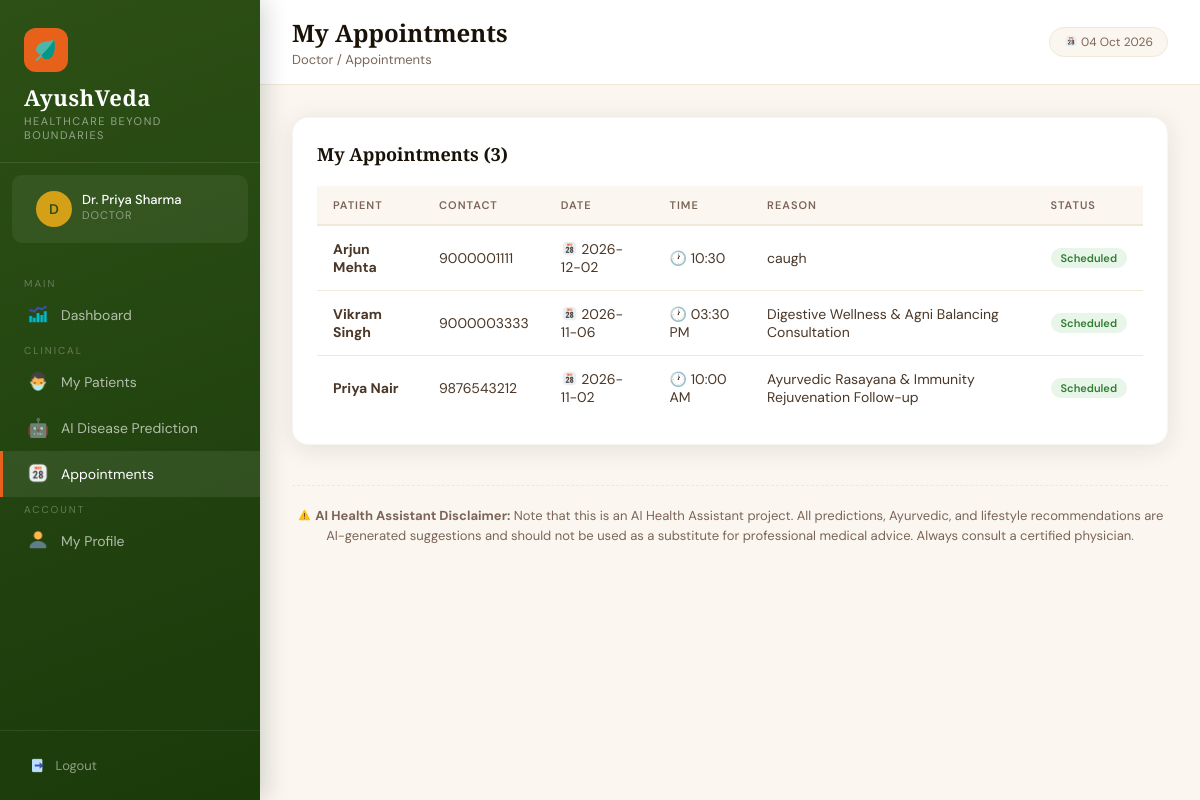
The app's page /doctor/appointments (signed in) with its own data.
### tables this page shows
CREATE TABLE appointments (
            id INTEGER PRIMARY KEY AUTOINCREMENT,
            patient_id INTEGER,
            doctor_id INTEGER,
            appointment_date DATE,
            appointment_time TEXT,
            reason TEXT,
            status TEXT DEFAULT 'Scheduled',
            created_at TIMESTAMP DEFAULT CURRENT_TIMESTAMP,
            FOREIGN KEY (patient_id) REFERENCES patients(id),
            FOREIGN KEY (doctor_id) REFERENCES doctors(id)
        );

CREATE TABLE patients (
            id INTEGER PRIMARY KEY AUTOINCREMENT,
            name TEXT NOT NULL,
            email TEXT UNIQUE NOT NULL,
            password TEXT NOT NULL,
            phone TEXT,
            age INTEGER,
            gender TEXT,
            blood_group TEXT,
            address TEXT,
            doctor_id INTEGER,
            created_at TIMESTAMP DEFAULT CURRENT_TIMESTAMP, preexisting_conditions TEXT, allergies TEXT, triage_raw_text TEXT, triage_symptoms TEXT, latitude REAL, longitude REAL, location_updated_at TIMESTAMP, share_location INTEGER DEFAULT 0,
            FOREIGN KEY (doctor_id) REFERENCES doctors(id)
        );

### app.py (the view)
@app.route('/doctor/appointments')
@login_required('doctor')
def doctor_appointments():
    conn = get_db()
    appointments = conn.execute(
        "SELECT a.*, p.name as patient_name, p.phone as patient_phone FROM appointments a JOIN patients p ON a.patient_id=p.id WHERE a.doctor_id=? ORDER BY a.appointment_date DESC",
        (session['user_id'],)
    ).fetchall()
    consultation_requests = conn.execute(
        "SELECT cr.*, p.name as patient_name, p.phone as patient_phone FROM consultation_requests cr JOIN patients p ON cr.patient_id=p.id WHERE cr.doctor_id=? ORDER BY cr.created_at DESC",
        (session['user_id'],)
    ).fetchall()
    conn.close()
    return render_template('doctor/appointments.html', appointments=appointments, consultation_requests=consultation_requests)

### app.py (called while the page is built)
@app.context_processor
def inject_now():
    return {'now': datetime.now().strftime('%d %b %Y')}

def get_db():
    if os.environ.get('VERCEL') and not os.path.exists(DB_PATH):
        orig_db = os.path.join(BASE_DIR, 'ayurcare.db')
        if os.path.exists(orig_db):
            import shutil
            shutil.copyfile(orig_db, DB_PATH)
    conn = sqlite3.connect(DB_PATH)
    conn.row_factory = sqlite3.Row
    return conn

def login_required(role):
    def decorator(f):
        @wraps(f)
        def wrapper(*args, **kwargs):
            if session.get('role') != role:
                flash('Please login to continue.', 'error')
                return redirect(url_for(f'{role}_login'))
            return f(*args, **kwargs)
        return wrapper
    return decorator

### templates/doctor/appointments.html (shortened to what this page needs)
{% extends 'base.html' %}
{% block page_title %}My Appointments{% endblock %}
{% block breadcrumb %}Doctor / Appointments{% endblock %}
{% block nav %}
<span class="nav-section-label">Main</span>
<a href="/doctor/dashboard" class="nav-link"><span class="icon"><img src="/static/images/dashboard_icon.png" style="height:1.2em;width:1.2em;vertical-align:-0.2em;"></span> Dashboard</a>
<span class="nav-section-label">Clinical</span>
<a href="/doctor/patients" class="nav-link"><span class="icon"><img src="/static/images/patients_icon.png" style="height:1.2em;width:1.2em;vertical-align:-0.2em;"></span> My Patients</a>
<a href="/doctor/predict" class="nav-link"><span class="icon">🤖</span> AI Disease Prediction</a>
<a href="/doctor/appointments" class="nav-link active"><span class="icon"><img src="/static/images/appointments_icon.png" style="height:1.2em;width:1.2em;vertical-align:-0.2em;"></span> Appointments</a>
<span class="nav-section-label">Account</span>
<a href="/doctor/profile" class="nav-link"><span class="icon"><img src="/static/images/profile_icon.png" style="height:1.2em;width:1.2em;vertical-align:-0.2em;"></span> My Profile</a>
{% endblock %}
{% block content %}
<div class="card">
    <div class="card-header">
        <h3 class="card-title">My Appointments ({{ appointments|length }})</h3>
    </div>
    <div class="table-wrap">
        <table>
            <thead><tr><th>Patient</th><th>Contact</th><th>Date</th><th>Time</th><th>Reason</th><th>Status</th></tr></thead>
            <tbody>
            {% for a in appointments %}
            <tr>
                <td><strong>{{ a.patient_name }}</strong></td>
                <td>{{ a.patient_phone or '—' }}</td>
                <td><img src="/static/images/appointments_icon.png" style="height:1.2em;width:1.2em;vertical-align:-0.2em;"> {{ a.appointment_date }}</td>
                <td>🕐 {{ a.appointment_time }}</td>
                <td>{{ a.reason }}</td>
                <td>
                    {% if a.status == 'Scheduled' %}
                    <span class="badge badge-green">{{ a.status }}</span>
                    {% elif a.status == 'Completed' %}
                    <span class="badge badge-blue">{{ a.status }}</span>
                    {% else %}
                    <span class="badge badge-red">{{ a.status }}</span>
                    {% endif %}
                </td>
            </tr>
            {% else %}
            <tr><td colspan="6" style="text-align:center;padding:48px;color:#7A6558">No appointments scheduled.</td></tr>
            {% endfor %}
            </tbody>
        </table>
    </div>
</div>
{% endblock %}

### templates/base.html (style rules this page uses)
:root { --saffron: #E8611A; --saffron-light: #F4874B; --turmeric: #D4A017; --forest: #2D5016; --forest-mid: #4A7C22; --forest-light: #7AB648; --cream: #FBF7F0; --cream-dark: #F0E8D8; --earth: #6B4226; --earth-light: #9B6B42; --text-dark: #1A1208; --text-mid: #4A3728; --text-light: #7A6558; --white: #FFFFFF; --sidebar-w: 260px; --shadow: 0 4px 24px rgba(26, 18, 8, 0.10); --shadow-lg: 0 12px 48px rgba(26, 18, 8, 0.16); }
* { box-sizing: border-box; margin: 0; padding: 0; }
body { font-family: 'DM Sans', sans-serif; background: var(--cream); color: var(--text-dark); min-height: 100vh; }
h1, h2, h3, h4 { font-family: 'Cormorant Garamond', serif; }
.nav-section-label { color: rgba(255, 255, 255, 0.3); font-size: 10px; text-transform: uppercase; letter-spacing: 2px; padding: 12px 24px 6px; font-family: 'DM Sans', sans-serif; }
.nav-link { display: flex; align-items: center; gap: 12px; padding: 11px 24px; color: rgba(255, 255, 255, 0.65); text-decoration: none; font-size: 14px; transition: all 0.2s; border-left: 3px solid transparent; position: relative; }
.nav-link:hover, .nav-link.active { color: #fff; background: rgba(255, 255, 255, 0.08); border-left-color: var(--saffron); }
.nav-link .icon { font-size: 18px; width: 22px; text-align: center; }
.card { background: var(--white); border-radius: 16px; padding: 24px; box-shadow: var(--shadow); border: 1px solid rgba(0, 0, 0, 0.04); }
.card-header { display: flex; align-items: center; justify-content: space-between; margin-bottom: 20px; }
.card-title { font-size: 18px; color: var(--text-dark); font-weight: 600; }
.table-wrap { overflow-x: auto; }
table { width: 100%; border-collapse: collapse; }
th { text-align: left; padding: 12px 16px; font-size: 11px; text-transform: uppercase; letter-spacing: 1px; color: var(--text-light); border-bottom: 2px solid var(--cream-dark); font-weight: 600; background: var(--cream); }
td { padding: 14px 16px; font-size: 14px; border-bottom: 1px solid var(--cream-dark); color: var(--text-mid); }
tr:last-child td { border-bottom: none; }
.badge { display: inline-block; padding: 3px 10px; border-radius: 20px; font-size: 11px; font-weight: 600; }
.badge-green { background: #E8F5E9; color: #2E7D32; }

### records on screen
appointments: patient_name "Arjun Mehta", phone "9000001111", appointment_date "2026-12-02", appointment_time "10:30", reason "caugh", status "Scheduled"
appointments: patient_name "Vikram Singh", phone "9000003333", appointment_date "2026-11-06", appointment_time "03:30 PM", reason "Digestive Wellness & Agni Balancing Consultation", status "Scheduled"
appointments: patient_name "Priya Nair", phone "9876543212", appointment_date "2026-11-02", appointment_time "10:00 AM", reason "Ayurvedic Rasayana & Immunity Rejuvenation Follow-up", status "Scheduled"

### other values on screen
{{ session.user_name[0].upper() }} "D"
{{ session.user_name }} "Dr. Priya Sharma"
{{ session.role|capitalize }} "DOCTOR"
{{ appointments|length }} "3"
